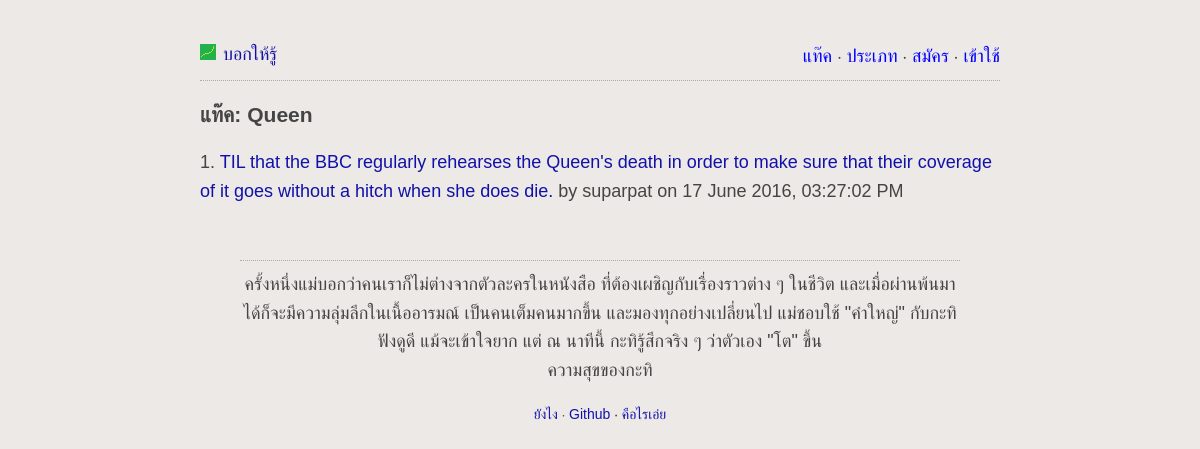
The app's page /tag.php?name=Queen with its own data.
### tables this page shows
CREATE TABLE IF NOT EXISTS `posts` (
  `id` int(11) NOT NULL AUTO_INCREMENT,
  `subject` varchar(300) NOT NULL,
  `content` text NOT NULL,
  `uid` int(11) NOT NULL,
  `votes` int(11) NOT NULL DEFAULT '0',
  `created_at` timestamp NOT NULL DEFAULT CURRENT_TIMESTAMP,
  `updated_at` timestamp NULL DEFAULT CURRENT_TIMESTAMP ON UPDATE CURRENT_TIMESTAMP,
  `draft` tinyint(1) NOT NULL DEFAULT '0',
  PRIMARY KEY (`id`),
  KEY `author` (`uid`)
);

CREATE TABLE IF NOT EXISTS `users` (
  `uid` int(11) NOT NULL AUTO_INCREMENT,
  `username` varchar(25) NOT NULL,
  `password` varchar(255) NOT NULL,
  `email` varchar(100) NOT NULL,
  `created_at` timestamp NOT NULL DEFAULT CURRENT_TIMESTAMP,
  PRIMARY KEY (`uid`),
  UNIQUE KEY `username` (`username`),
  UNIQUE KEY `email` (`email`)
);

### languages/lang.th.php (called while the page is built)
<?php
	$lang['learny'] = "บอกให้รู้";
	$lang['register'] = "สมัคร";
	$lang['login'] = "เข้าใช้";
	$lang['email'] = "อีเมล์";
	$lang['username'] = "ชื่อผู้ใช้";
	$lang['password'] = "พาสเวิร์ด";
	$lang['tags'] = "แท๊ค";
	$lang['types'] = "ประเภท";
	$lang['create'] = "สร้าง";
	$lang['Create'] = "สร้าง";
	$lang['how-to'] = "ยังไง";
	$lang['about'] = "คือไรเอ่ย";
	$lang['edit-post'] = "แก้ไข";
	$lang['delete'] = "ลบ";
	$lang['comment'] = "แสดงความคิดเห็น";
	$lang['submit'] = "ส่ง";
	$lang['login-submit'] = "เข้าใช้";
	$lang['new-posts'] = "โพสมาใหม่";
	$lang['publish'] = "บอกให้โลกรู้";
	$lang['save-draft'] = "เก็บไว้ก่อน";
	$lang['profile'] = "โพรไฟล์";
	$lang['your-posts'] = "โพสของคุณ";
	$lang['since'] = "สมัครเมื่อ";
	$lang['account'] = "บัญชี";
	$lang['change-email'] = "เปลี่ยนอีเมล์";
	$lang['change-password'] = "เปลี่ยนพาสเวิร์ด";
	$lang['logout'] = "ออกจากระบบ";
	$lang['draft'] = "เก็บไว้ก่อน";
	$lang['forgot-password'] = "ลืมพาสเวิร์ด";
	$lang['submit-forgot-password'] = "ส่งอีเมล์รีเซ็ตพาสเวิร์ด";
	$lang['set-new-password'] = "ตั้งรหัสใหม่";
?>

### lib/tagClass.php (called while the page is built, shortened)
<?php
class tagClass{
	public function fetchPostsByTagName($tagName){
		try{
			$db = getDB();
			$stmt = $db->prepare("SELECT posts.id, posts.subject, posts.uid, users.username, posts.created_at FROM tags INNER JOIN posts_tags ON tags.id=posts_tags.tag_id JOIN posts ON posts_tags.post_id=posts.id JOIN users ON posts.uid=users.uid WHERE tags.name=:name AND posts.draft=0");
			$stmt->bindParam("name", $tagName, PDO::PARAM_STR);
			$stmt->execute();
			$data = $stmt->fetchAll(PDO::FETCH_OBJ);
			return $data;
		}
		catch(PDOException $e){
			echo '{"error":{"text":'. $e->getMessage() .'}}';
		}
	}
}
?>

### tag.php (the view, shortened to what this page needs)
<?php
	require_once('lib/tagClass.php');
	if(isset($_GET['name'])){
		$tagClass = new tagClass();
		$posts = $tagClass->fetchPostsByTagName($_GET['name']);
	}else{
		$url=BASE_URL.'browse.php';
		header("Location: $url");
	}
?>
<html>
	<head>
		<?php include 'partials/header.php' ?>
	</head>
	<body>
		<div id="content">
			<?php include 'partials/top_menu.php' ?>
			<header>
				<h3><?php echo $lang['tags']; ?>: <?php echo $_GET['name']; ?></h3>
			</header>
			<?php
				foreach($posts as $key=>$post){
					echo ($key+1).". <a href=post.php?id=$post->id>".htmlspecialchars($post->subject, ENT_QUOTES, 'UTF-8')."</a> by $post->username on ".date('j F Y\, h:i:s A', strtotime($post->created_at))."<br>";
				}
			?>
			<?php include 'partials/quote_block.php' ?>
			<?php include 'partials/footer.php' ?>
		</div>
	</body>
</html>

### css/style.css (style rules this page uses)
body { background: #ECE9E6; margin:40px auto; max-width:800px; line-height:1.6; font-size:18px; font-family: helvetica, sans-serif; color:#444; padding:0 10px; word-wrap: break-word; }
h1,h2,h3,h4 { line-height:1.2; }
a { text-decoration:none; color:#11a; word-break: break-all; }

### records on screen
posts: subject "TIL that the BBC regularly rehearses the Queen's death in order to make sure that their coverage of it goes without a hitch when she does die.", uid.username "suparpat", created_at "17 June 2016, 03:27:02 PM"

### other values on screen
$lang['learny'] "บอกให้รู้"
$lang['tags'] "แท๊ค"
$lang['types'] "ประเภท"
$lang['register'] "สมัคร"
$lang['login'] "เข้าใช้"
$_GET['name'] "Queen"
$quote_author "ความสุขของกะทิ"
$lang['how-to'] "ยังไง"
$lang['about'] "คือไรเอ่ย"
